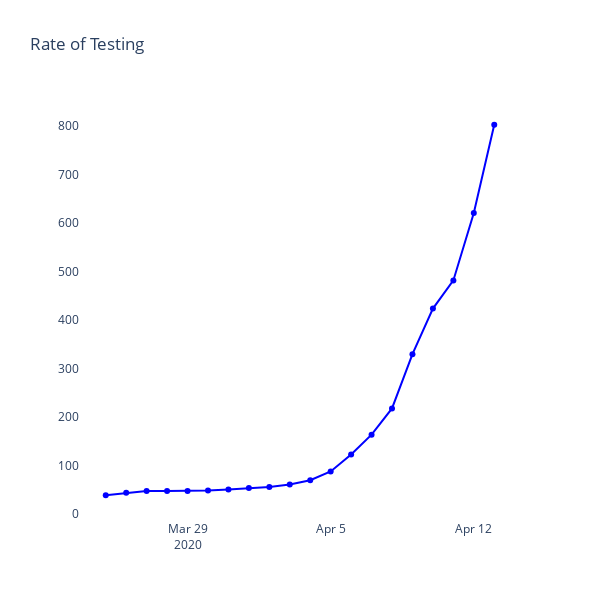

Source (notebook cell):
### Code cell
fig = go.Figure()
fig.add_trace(go.Scatter(x=tc_test1['Date'], y=tc_test1['Confirmed'],
                    mode='lines+markers',marker_color='blue'))
fig.update_layout(title_text = 'Rate of Testing')
fig.update_layout(plot_bgcolor='rgb(275, 270, 273)',width=600, height=600)
fig.show()

### Figure 1 — Plotly figure (JSON) as saved in the notebook; plotly's stock layout.template omitted (floating-point values rounded to 4 significant figures)
{"data": [{"marker": {"color": "blue"}, "mode": "lines+markers", "type": "scatter", "x": ["2020-03-25 00:00:00+00:00", "2020-03-26 00:00:00+00:00", "2020-03-27 00:00:00+00:00", "2020-03-28 00:00:00+00:00", "2020-03-29 00:00:00+00:00", "2020-03-30 00:00:00+00:00", "2020-03-31 00:00:00+00:00", "2020-04-01 00:00:00+00:00", "2020-04-02 00:00:00+00:00", "2020-04-03 00:00:00+00:00", "2020-04-04 00:00:00+00:00", "2020-04-05 00:00:00+00:00", "2020-04-06 00:00:00+00:00", "2020-04-07 00:00:00+00:00", "2020-04-08 00:00:00+00:00", "2020-04-09 00:00:00+00:00", "2020-04-10 00:00:00+00:00", "2020-04-11 00:00:00+00:00", "2020-04-12 00:00:00+00:00", "2020-04-13 00:00:00+00:00"], "y": [39, 44, 48, 48, 48, 49, 51, 54, 56, 61, 70, 88, 123, 164, 218, 330, 424, 482, 621, 803]}], "layout": {"height": 600, "plot_bgcolor": "rgb(275, 270, 273)", "title": {"text": "Rate of Testing"}, "width": 600}}
